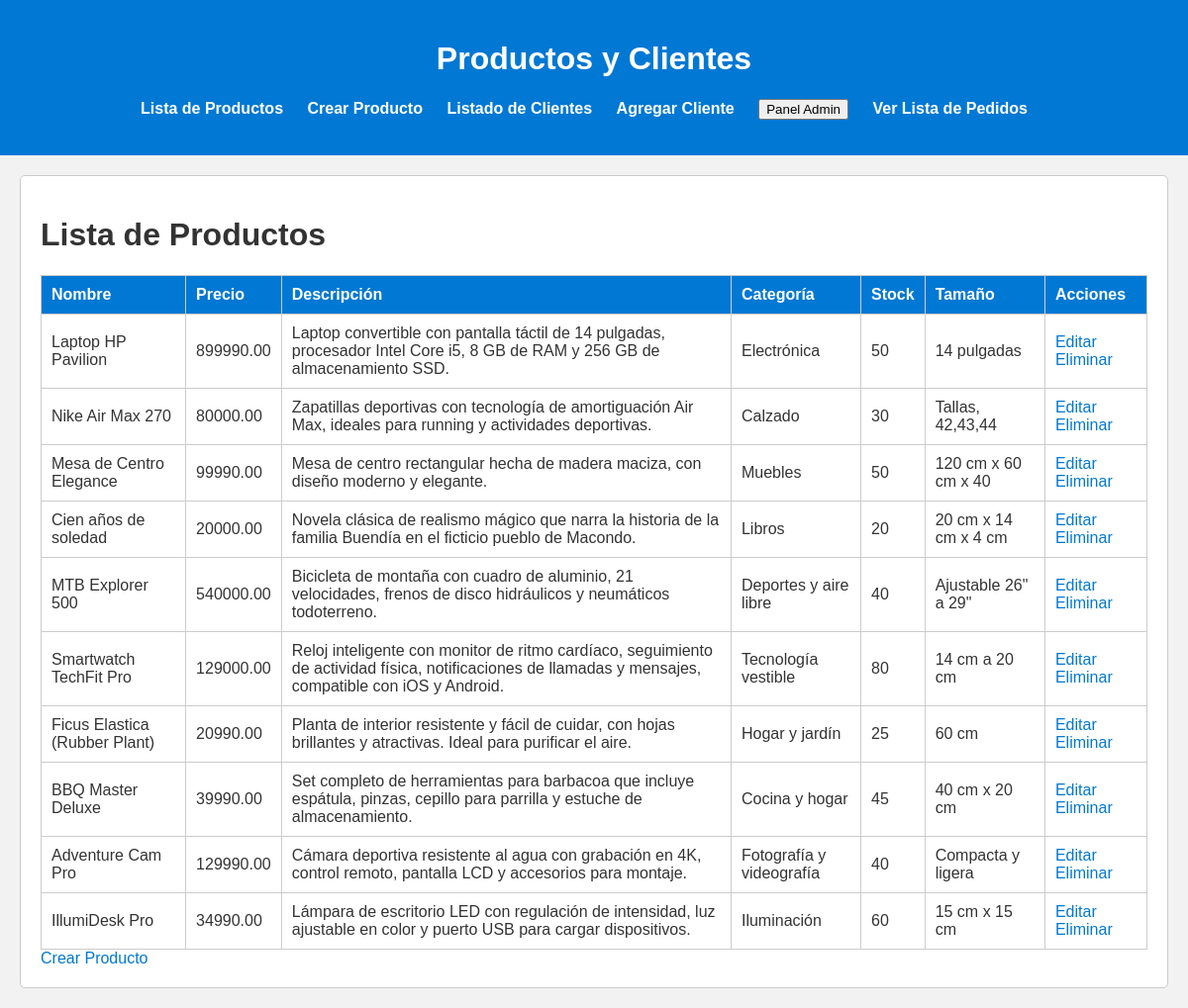
The page /miApp/lista_productos/ on the database its author committed.
### miApp/models.py (models this page shows, shortened)
class Producto(models.Model):
    nombre = models.CharField(max_length=100)
    descripcion = models.TextField()
    precio = models.DecimalField(max_digits=10, decimal_places=2)
    categoria = models.CharField(max_length=50)
    stock = models.PositiveIntegerField()
    tamaño = models.CharField(max_length=20)

### miApp/views.py (the view)
# urls.py: path('lista_productos/', views.lista_productos, name='lista_productos'),
def lista_productos(request):
    productos = Producto.objects.all()
    return render(request, 'miApp/lista_productos.html', {'productos': productos})

### miApp/templates/miApp/lista_productos.html
{% extends "miApp/index.html" %}
{% load static %}
{% block content %}
  <link rel="stylesheet" type="text/css" href="{% static 'css/mi_estilo.css' %}">
  <h1>Lista de Productos</h1>
  <table>
    <thead>
      <tr>
        <th>Nombre</th>
        <th>Precio</th>
        <th>Descripción</th>
        <th>Categoría</th>
        <th>Stock</th>
        <th>Tamaño</th>
        <th>Acciones</th>
      </tr>
    </thead>
    <tbody>
      {% for producto in productos %}
        <tr>
          <td>{{ producto.nombre }}</td>
          <td>{{ producto.precio }}</td>
          <td>{{ producto.descripcion }}</td>
          <td>{{ producto.categoria }}</td>
          <td>{{ producto.stock }}</td>
          <td>
            {% if producto.tamaño %}
              {{ producto.tamaño }}
            {% else %}
              No especificado
            {% endif %}
          </td>
          <td>
            <a href="{% url 'miApp:editar_producto' producto.pk %}">Editar</a>
            <a href="{% url 'miApp:eliminar_producto' producto.pk %}">Eliminar</a>
          </td>
        </tr>
      {% endfor %}
    </tbody>
  </table>
  <a href="{% url 'miApp:crear_producto' %}">Crear Producto</a>
{% endblock %}

### miApp/templates/miApp/index.html (shortened to what this page needs)
<!DOCTYPE html>
{% load static %}
<html lang="en">
<head>
    <link rel="stylesheet" type="text/css" href="{% static 'css/mi_estilo.css' %}">
</head>
<body>
    <header>
        <h1>Productos y Clientes</h1>
        <nav>
            <ul>
                <li><a href="{% url 'miApp:lista_productos' %}">Lista de Productos</a></li>
                <li><a href="{% url 'miApp:crear_producto' %}">Crear Producto</a></li>
                <li><a href="{% url 'miApp:listado_clientes' %}">Listado de Clientes</a></li>
                <li><a href="{% url 'miApp:agregar_clientes' %}">Agregar Cliente</a></li>
                <li><button onclick="window.location.href='/admin/';">Panel Admin</button></li>
                <li><a href="{% url 'miApp:lista_pedidos' %}">Ver Lista de Pedidos</a></li>
            </ul>
        </nav>
    </header>
    <div class="content">
        {% block content %}
        {% endblock %}
    </div>
</body>
</html>

### miApp/static/css/mi_estilo.css (style rules this page uses)
body { font-family: Arial, sans-serif; background-color: #f2f2f2; color: #333; margin: 0; padding: 0; }
header { background-color: #0078d4; color: #fff; padding: 20px 0; text-align: center; }
header h1 { font-size: 32px; }
nav ul { list-style: none; padding: 0; }
nav ul li { display: inline; margin-right: 20px; }
nav ul li a { color: #fff; text-decoration: none; font-weight: bold; }
.content { margin: 20px; padding: 20px; background-color: #fff; border: 1px solid #ccc; border-radius: 5px; }
a { color: #0078d4; text-decoration: none; }
table { width: 100%; border-collapse: collapse; margin-top: 20px; }
table, th, td { border: 1px solid #ccc; }
th, td { padding: 10px; text-align: left; }
th { background-color: #0078d4; color: #fff; }

### rows shown on the page
Producto: nombre "Laptop HP Pavilion", precio "899990.00", descripcion "Laptop convertible con pantalla táctil de 14 pulgadas, procesador Intel Core i5, 8 GB de RAM y 256 GB de almacenamiento SSD.", categoria "Electrónica", stock "50", tamaño "14 pulgadas"
Producto: nombre "Nike Air Max 270", precio "80000.00", descripcion "Zapatillas deportivas con tecnología de amortiguación Air Max, ideales para running y actividades deportivas.", categoria "Calzado", stock "30", tamaño "Tallas, 42,43,44"
Producto: nombre "Mesa de Centro Elegance", precio "99990.00", descripcion "Mesa de centro rectangular hecha de madera maciza, con diseño moderno y elegante.", categoria "Muebles", stock "50", tamaño "120 cm x 60 cm x 40"
Producto: nombre "Cien años de soledad", precio "20000.00", descripcion "Novela clásica de realismo mágico que narra la historia de la familia Buendía en el ficticio pueblo de Macondo.", categoria "Libros", stock "20", tamaño "20 cm x 14 cm x 4 cm"
Producto: nombre "MTB Explorer 500", precio "540000.00", descripcion "Bicicleta de montaña con cuadro de aluminio, 21 velocidades, frenos de disco hidráulicos y neumáticos todoterreno.", categoria "Deportes y aire libre", stock "40", tamaño "Ajustable 26\" a 29\""
Producto: nombre "Smartwatch TechFit Pro", precio "129000.00", descripcion "Reloj inteligente con monitor de ritmo cardíaco, seguimiento de actividad física, notificaciones de llamadas y mensajes, compatible con iOS y Android.", categoria "Tecnología vestible", stock "80", tamaño "14 cm a 20 cm"
Producto: nombre "Ficus Elastica (Rubber Plant)", precio "20990.00", descripcion "Planta de interior resistente y fácil de cuidar, con hojas brillantes y atractivas. Ideal para purificar el aire.", categoria "Hogar y jardín", stock "25", tamaño "60 cm"
Producto: nombre "BBQ Master Deluxe", precio "39990.00", descripcion "Set completo de herramientas para barbacoa que incluye espátula, pinzas, cepillo para parrilla y estuche de almacenamiento.", categoria "Cocina y hogar", stock "45", tamaño "40 cm x 20 cm"
Producto: nombre "Adventure Cam Pro", precio "129990.00", descripcion "Cámara deportiva resistente al agua con grabación en 4K, control remoto, pantalla LCD y accesorios para montaje.", categoria "Fotografía y videografía", stock "40", tamaño "Compacta y ligera"
Producto: nombre "IllumiDesk Pro", precio "34990.00", descripcion "Lámpara de escritorio LED con regulación de intensidad, luz ajustable en color y puerto USB para cargar dispositivos.", categoria "Iluminación", stock "60", tamaño "15 cm x 15 cm"
